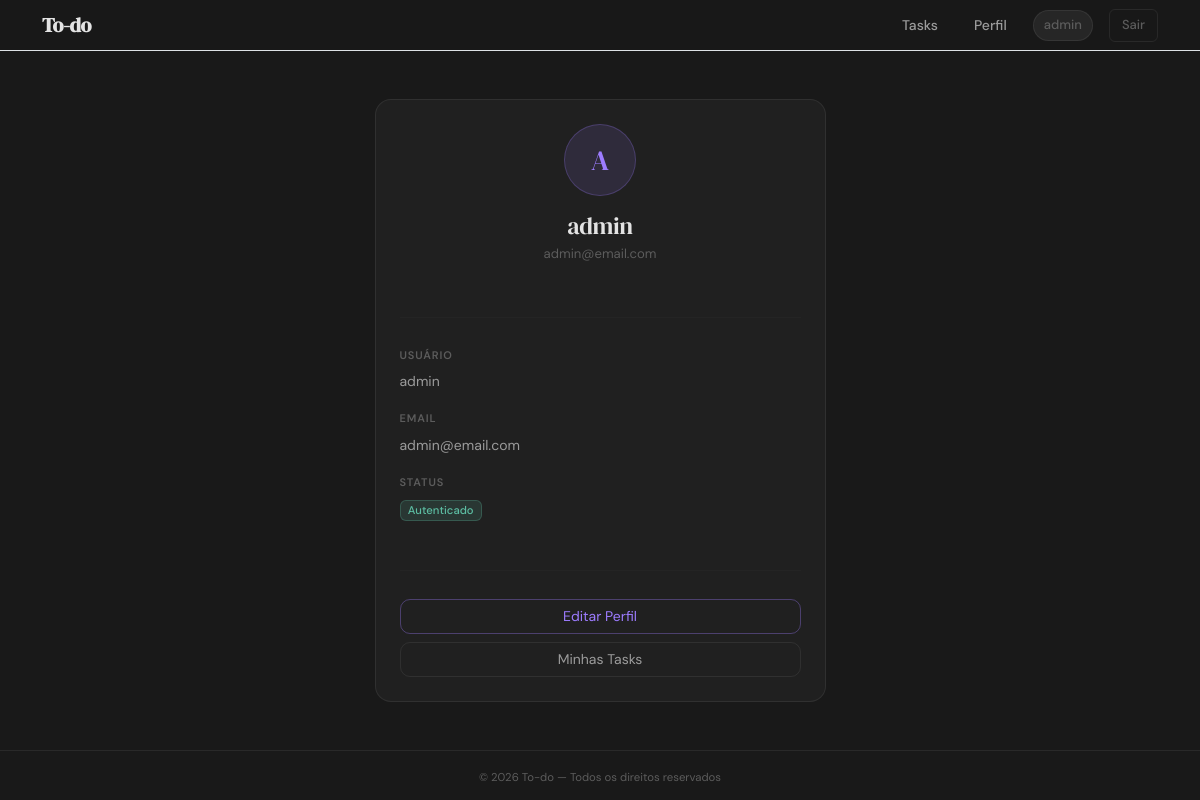
The page /accounts/profile/ (signed in) on the database its author committed.
### accounts/models.py (models this page shows)
class User(AbstractUser):
    pass

### accounts/views.py (the view)
# urls.py: path('profile/', views.profile, name="profile"),
@login_required(login_url="/accounts/login/")
def profile(request):
    return render(request, "accounts/profile.html")

### accounts/templates/accounts/profile.html (shortened to what this page needs)
{% extends "base.html" %}
{% block content %}
<div class="row justify-content-center">
    <div class="col-md-5">
        <div class="card p-4">
            <div class="text-center mb-4">
                <div class="profile-avatar mx-auto mb-3">
                    {{ user.username|first|upper }}
                </div>
                <h4 class="mb-0" style="font-family: 'DM Serif Display', serif; font-weight: 400; letter-spacing: -0.02em;">
                    {{ user.username }}
                </h4>
                <small class="text-muted">{{ user.email }}</small>
            </div>
            <hr>
                <div class="mb-3">
                    <p class="section-title">Usuário</p>
                    <p class="section-text">{{ user.username }}</p>
                </div>
                <div class="mb-3">
                    <p class="section-title">Email</p>
                    <p class="section-text">{{ user.email }}</p>
                </div>
                <div class="mb-3">
                    <p class="section-title">Status</p>
                    <p class="mb-1">
                        <span class="badge bg-success">Autenticado</span>
                    </p>
                </div>
            <hr>
            <div class="d-grid gap-2">
                <a href="{% url 'accounts:edit' %}" class="btn btn-outline-primary">
                    Editar Perfil
                </a>
                <a href="{% url 'tasks:list' %}" class="btn btn-outline-secondary">
                    Minhas Tasks
                </a>
            </div>
        </div>
    </div>
</div>
{% endblock %}

### globals/templates/partials/_navbar.html (shortened to what this page needs)
<nav class="app-navbar py-2 border-bottom">
  <div class="container d-flex align-items-center justify-content-between">
    <a class="app-brand fw-bold text-decoration-none" href="{% url 'index' %}">
      To-do
    </a>
    <div class="menu d-flex justify-content-between align-items-center gap-3">
      {% if user.is_authenticated %}
        <a class="nav-link-custom" href="{% url 'tasks:list' %}">
          Tasks
        </a>
        <a class="nav-link-custom" href="{% url 'accounts:profile' %}">
          Perfil
        </a>
        <span class="nav-user">
          {{ user.username }}
        </span>
        <form method="post" action="{% url 'accounts:logout' %}">
          <button class="btn-logout" type="submit">
            Sair
          </button>
        </form>
      {% endif %}
    </div>
  </div>
</nav>

### globals/static/globals/css/base.css (style rules this page uses)
:root { --bg: #191919; --surface: #202020; --surface-2: #262626; --surface-3: #2e2e2e; --text: #e3e3e3; --text-sub: #9b9b9b; --text-faint: #5c5c5c; --primary: #9d7cff; --primary-dim: rgba(157, 124, 255, 0.12); --primary-hover:#b89fff; --success: #5dbea3; --warning: #e8a24b; --danger: #e05c6f; --danger-dim: rgba(224, 92, 111, 0.12); --border: rgba(255, 255, 255, 0.07); --border-focus: rgba(157, 124, 255, 0.50); --radius-sm: 6px; --radius: 10px; --radius-lg: 16px; --shadow-sm: 0 1px 3px rgba(0,0,0,0.4); --shadow: 0 4px 16px rgba(0,0,0,0.5); --ease: 0.18s ease; }
*, *::before, *::after { box-sizing: border-box; }
html { scroll-behavior: smooth; }
body { background: var(--bg); color: var(--text); font-family: 'DM Sans', system-ui, sans-serif; font-size: 15px; line-height: 1.6; font-weight: 400; -webkit-font-smoothing: antialiased; }
h4, h5, h6 { font-family: 'DM Sans', sans-serif; font-weight: 600; color: var(--text); letter-spacing: -0.01em; }
p { color: var(--text-sub); line-height: 1.65; margin-bottom: 0; }
a { color: inherit; text-decoration: none; transition: color var(--ease); }
hr { border: none; border-top: 1px solid var(--border); margin: 28px 0; }
.app-navbar { background: rgba(25, 25, 25, 0.85); backdrop-filter: blur(12px); -webkit-backdrop-filter: blur(12px); border-bottom: 1px solid var(--border); position: sticky; top: 0; z-index: 100; }
.app-brand { font-family: 'DM Serif Display', Georgia, serif; font-size: 20px; color: var(--text) !important; letter-spacing: -0.02em; }
.nav-link-custom { color: var(--text-sub); font-size: 14px; font-weight: 500; padding: 6px 10px; border-radius: var(--radius-sm); transition: all var(--ease); }
.nav-user { font-size: 13px; color: var(--text-faint); font-weight: 500; padding: 4px 10px; background: var(--surface-2); border: 1px solid var(--border); border-radius: 99px; }
.btn-logout { background: transparent; color: var(--text-faint); font-size: 13px; font-weight: 500; font-family: 'DM Sans', sans-serif; padding: 5px 12px; border-radius: var(--radius-sm); border: 1px solid var(--border); cursor: pointer; transition: all var(--ease); }
.card { background: var(--surface) !important; border: 1px solid var(--border) !important; border-radius: var(--radius-lg) !important; color: var(--text); }
.section-title { font-size: 11px; font-weight: 600; text-transform: uppercase; letter-spacing: 0.08em; color: var(--text-faint); margin-bottom: 6px; }
.section-text { font-size: 14px; color: var(--text-sub); margin: 0; }
.profile-avatar { width: 72px; height: 72px; background: var(--primary-dim); border: 1px solid rgba(157, 124, 255, 0.25); border-radius: 50%; display: inline-flex; align-items: center; justify-content: center; font-family: 'DM Serif Display', serif; font-size: 28px; color: var(--primary); }
.badge.bg-success { background: rgba(93, 190, 163, 0.15) !important; color: var(--success) !important; border: 1px solid rgba(93, 190, 163, 0.25); font-weight: 500; }
.btn-outline-secondary { color: var(--text-sub) !important; border-color: var(--border) !important; border-radius: var(--radius) !important; font-size: 14px; }
.btn-outline-primary { color: var(--primary) !important; border-color: rgba(157, 124, 255, 0.35) !important; border-radius: var(--radius) !important; background: transparent !important; font-size: 14px; }
.text-muted { color: var(--text-faint) !important; }

### rows shown on the page
User: username "admin", username|first "A", email "admin@email.com"
